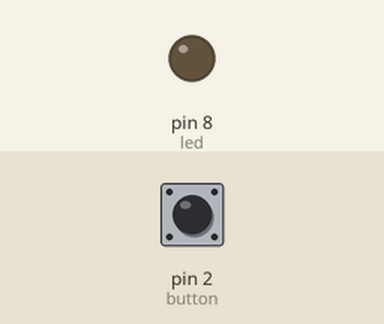
Recording of a sketch running on a simulated Arduino Uno, built with avr-gcc and run on an emulated ATmega328P. Parts: output pins drawn as LEDs (lit = HIGH). The test bench sets the inputs (shaded band); at power-on: pin 2 (button) LOW.

Above: at 1.2 s.
1.3 s: pin 2 (button) pulled HIGH for 0.15 s
At 1.37 s:
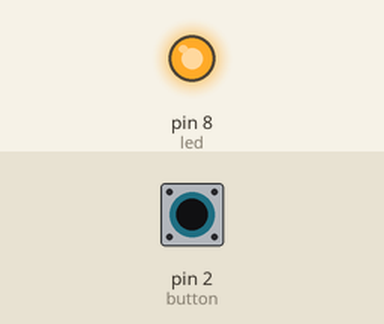
2.9 s: pin 2 (button) pulled HIGH for 3.2 s
At 6.8 s:
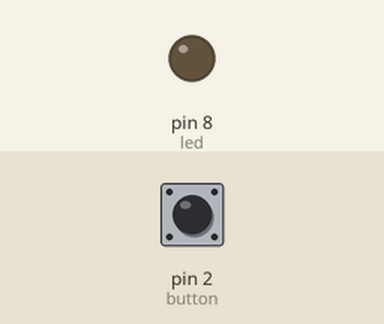
Timing chart, 0 to 8.3 s (numbered marks = the images above; inputs shaded):
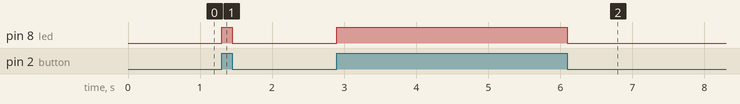

The sketch:

LED_Button.ino
```cpp
/* This sketch allows users to turn LED on and off using a push button.Nosferatu*/

int led= 8;       // initialize LED at digital pin 8
int button=2;     // initialize push button at digital pin 7

void setup() {

  pinMode(led, OUTPUT);         // initialize digital pin 8 as OUTPUT
  pinMode(button, INPUT);       // initialize digital pin 2 as INPUT

}

void loop() {
  // ascertain if the push button is engaged or not by storing values of HIGH and LOW
  int buttonstate=digitalRead(button);
  if (buttonstate==1){
  // turn LED on
  digitalWrite(led, HIGH);
  }
  else{
  // turn LED off
  digitalWrite(led, LOW);
  }
}
```

Measured:
- after the input at 1.3 s, pin 8 (led): LOW → HIGH at once, → LOW 0.15 s later
- after the input at 2.9 s, pin 8 (led): LOW → HIGH at once, → LOW 3.2 s later
